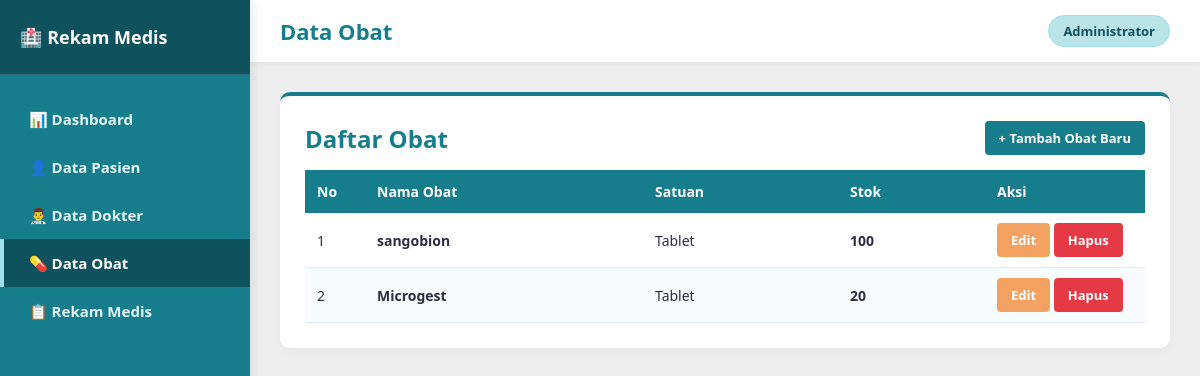
The app's page /rekam_medis/rekam_medis/obat/index.php with its own data.
### tables this page shows
CREATE TABLE `obat` (
  `id_obat` int(11) NOT NULL,
  `nama_obat` varchar(100) NOT NULL,
  `satuan` varchar(30) NOT NULL,
  `stok` int(11) NOT NULL
);

### rekam_medis/rekam_medis/obat/index.php (the view, shortened to what this page needs)
<?php
include '../koneksi.php';
?>
<!DOCTYPE html>
<html lang="id">
<head>
    <link rel="stylesheet" href="../style.css">
</head>
<body>
    <aside class="sidebar">
        <div class="sidebar-header">
            <h2>🏥 Rekam Medis</h2>
        </div>
        <ul class="sidebar-menu">
            <li><a href="../index.php">📊 Dashboard</a></li>
            <li><a href="../pasien/index.php">👤 Data Pasien</a></li>
            <li><a href="../dokter/index.php">👨‍⚕️ Data Dokter</a></li>
            <li><a href="index.php" class="active">💊 Data Obat</a></li>
            <li><a href="../rekam_medis/index.php">📋 Rekam Medis</a></li>
        </ul>
    </aside>
    <main class="main-content">
        <div class="top-bar">
            <h1>Data Obat</h1>
            <span class="user-badge">Administrator</span>
        </div>
        <div class="card">
            <div style="display: flex; justify-content: space-between; align-items: center; margin-bottom: 15px;">
                <h2 style="border: none; margin: 0; padding: 0;">Daftar Obat</h2>
                <a href="tambah.php" class="btn">+ Tambah Obat Baru</a>
            </div>
            <table>
                <thead>
                    <tr>
                        <th style="width: 60px;">No</th>
                        <th>Nama Obat</th>
                        <th>Satuan</th>
                        <th>Stok</th>
                        <th style="width: 160px;">Aksi</th>
                    </tr>
                </thead>
                <tbody>
                    <?php
                    $no = 1;
                    $query = mysqli_query($conn, "SELECT * FROM obat ORDER BY id_obat DESC");
                    if (mysqli_num_rows($query) > 0) {
                        while ($d = mysqli_fetch_assoc($query)) {
                    ?>
                    <tr>
                        <td><?= $no++ ?></td>
                        <td><b><?= $d['nama_obat'] ?></b></td>
                        <td><?= $d['satuan'] ?></td>
                        <td><b><?= $d['stok'] ?></b></td>
                        <td>
                            <a href="edit.php?id=<?= $d['id_obat'] ?>" class="btn btn-warning">Edit</a>
                            <a href="hapus.php?id=<?= $d['id_obat'] ?>" onclick="return confirm('Yakin ingin menghapus data obat ini?')" class="btn btn-danger">Hapus</a>
                        </td>
                    </tr>
                    <?php
                        }
                    } else {
                        echo "<tr><td colspan='5' style='text-align:center;'>Belum ada data obat.</td></tr>";
                    }
                    ?>
                </tbody>
            </table>
        </div>
    </main>
</body>
</html>

### rekam_medis/rekam_medis/style.css (style rules this page uses)
:root { --primary: #167D8D; --primary-dark: #0E525D; --secondary: #A0E0EF; --accent-light: #B9E4E8; --light-bg: #EEEEEE; --card-bg: #ffffff; --text-color: #2b2d42; --danger: #e63946; --warning: #f4a261; --sidebar-width: 250px; }
* { box-sizing: border-box; }
body { font-family: 'Segoe UI', Tahoma, Geneva, Verdana, sans-serif; background-color: var(--light-bg); color: var(--text-color); margin: 0; padding: 0; display: flex; min-height: 100vh; }
.sidebar { width: var(--sidebar-width); background-color: var(--primary); color: white; position: fixed; top: 0; bottom: 0; left: 0; display: flex; flex-direction: column; box-shadow: 4px 0 10px rgba(0,0,0,0.08); z-index: 100; }
.sidebar-header { padding: 25px 20px; background-color: var(--primary-dark); border-bottom: 1px solid rgba(255,255,255,0.15); }
.sidebar-header h2 { margin: 0; font-size: 18px; color: #ffffff; display: flex; align-items: center; gap: 10px; }
.sidebar-menu { list-style: none; padding: 20px 0; margin: 0; }
.sidebar-menu li a { display: flex; align-items: center; gap: 12px; padding: 14px 25px; color: #e5f6f8; text-decoration: none; font-weight: 600; font-size: 15px; transition: all 0.3s ease; border-left: 4px solid transparent; }
.sidebar-menu li a:hover, .sidebar-menu li a.active { background-color: var(--primary-dark); color: #ffffff; border-left-color: var(--secondary); }
.main-content { margin-left: var(--sidebar-width); flex: 1; padding: 30px; }
.top-bar { background: white; padding: 15px 30px; margin: -30px -30px 30px -30px; box-shadow: 0 2px 5px rgba(0,0,0,0.04); display: flex; justify-content: space-between; align-items: center; }
.top-bar h1 { margin: 0; font-size: 22px; color: var(--primary); }
.user-badge { background: var(--accent-light); color: var(--primary-dark); padding: 6px 14px; border-radius: 20px; font-weight: 600; font-size: 13px; border: 1px solid var(--secondary); }
.card { background: var(--card-bg); padding: 25px; border-radius: 10px; box-shadow: 0 4px 12px rgba(0,0,0,0.03); margin-bottom: 25px; border-top: 4px solid var(--primary); }
.card h2 { margin-top: 0; color: var(--primary); }
table { width: 100%; border-collapse: collapse; margin-top: 15px; }
table th { background-color: var(--primary); color: white; padding: 12px; text-align: left; font-size: 14px; }
table td { padding: 10px 12px; border-bottom: 1px solid #e2e8f0; font-size: 14px; }
table tr:nth-child(even) { background-color: #f7fcfe; }
.btn { display: inline-block; padding: 8px 14px; background-color: var(--primary); color: white; border: none; border-radius: 4px; cursor: pointer; text-decoration: none; font-size: 13px; font-weight: 600; transition: 0.2s; }
.btn-warning { background-color: var(--warning); color: #ffffff; }
.btn-danger { background-color: var(--danger); }

### records on screen
obat: nama_obat "sangobion", satuan "Tablet", stok "100"
obat: nama_obat "Microgest", satuan "Tablet", stok "20"
